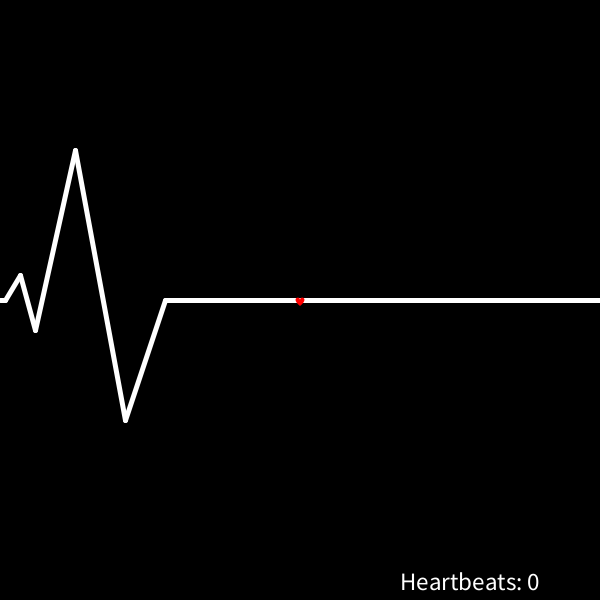
Frame 1 (no input)
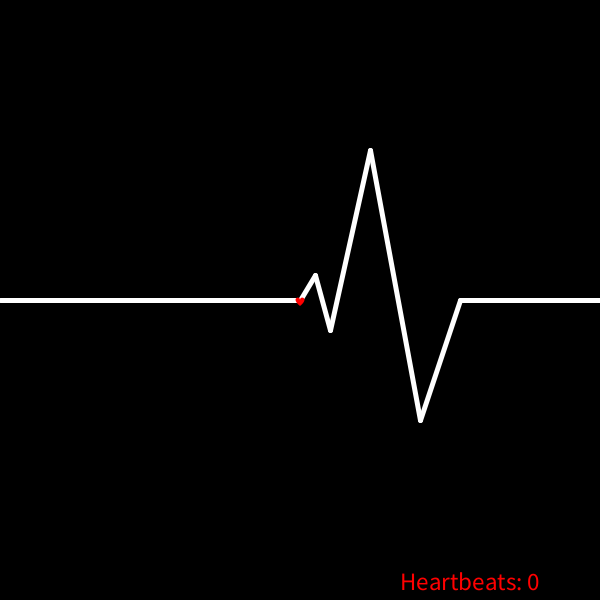
Frame 60 (the mouse pressed at the canvas centre just before this capture)
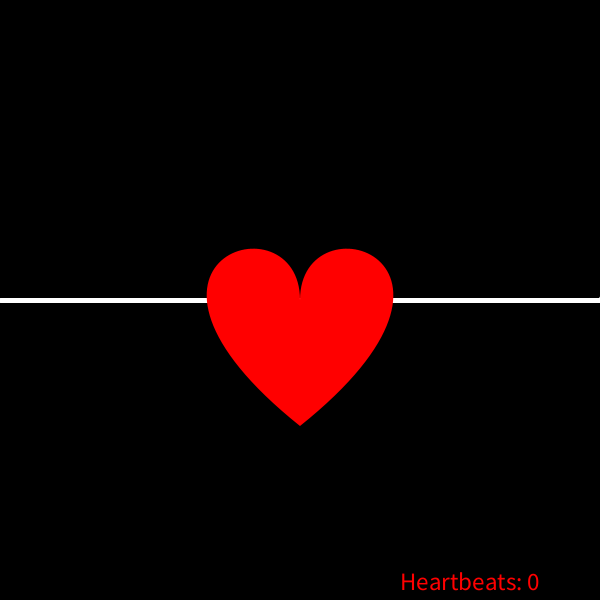
Frame 120 (the mouse held since frame 60 and released just before this capture)

The Processing sketch that drew these frames (run headless with seeded random() and noise(); from frame 60 on, the mouse is pressed at the canvas centre):

// Processing sketch: processing_114757
// ── processing_114757.pde

//global variables
boolean grow=true;//to determine wheter heart is now growing or getting smaller
boolean auto=false;//to determine whether heart should beat gradually by mouse input or automatically
boolean turn=true;// to determine whether heart is now straight or upside down.

int move=0;//to move the diagram across the screen
int beats=0;//heartbeat count

Heart mainHeart;

void setup()
{
  size(600,600);
  background(0);
  smooth();
  mainHeart = new Heart(color(255, 0, 0), 300, 300, 1);
}

 
void drawDiagram()
{
  stroke(255);
  strokeWeight(5);
  noFill();
  
  int level=height/2;
 
  line(move, level, 15+move, level-25);
  line(15+move, level-25, 30+move, level+30);
  line(30+move, level+30, 70+move ,level-150);
  line(70+move ,level-150, 120+move, level+120);
  line(120+move, level+120, 160+move, level);
  
  line(0, level, move, level);
  line(160+move, level, width, level);
} 

void moveDiagram()
{  
  
   if(move==width+160){
    move=-160;
  }
  else{
    move+=5;   //you can define speed
    background(0);
  }
  
}
 
void draw()
{
    moveDiagram();
    drawDiagram();
    
  //display heartbeat count 
    textSize(25);
    text("Heartbeats: "+beats, 400, 590);  
    
    //control the heartbeat by clicking
    if (mousePressed || auto){      
      if(grow==true){
        mainHeart.mult++;
      }
      if(grow==false){
        mainHeart.mult--;
      }
      if(mainHeart.mult>40){
        grow = false;
      }
      if(mainHeart.mult<1){
        grow = true;
        beats++;// this is to count heartbeats
      }
    }
   
  
 //change heart's color after every heartbeat 
   if(mainHeart.mult % 100 == 0 ){
        mainHeart.paint = color(255, random(150), random(150)); 
        //This narrows color choice to red
    }

//drawing the heart considering whether it's straight or upside down
    if (turn){
      mainHeart.drawHeart();
    }
    else{
      translate(width, height);
      rotate(PI);
      mainHeart.drawHeart();
    }
    
}

//controlling keboard input
void keyPressed() {
  
    if (key == CODED) {
      if ((keyCode == UP && turn) || (keyCode == DOWN && !turn)) {
        mainHeart.y-=25;
      } 
      else if ((keyCode == DOWN && turn) || (keyCode == UP && !turn)) {
        mainHeart.y+=25;
      }
       else if ((keyCode == RIGHT && turn) || (keyCode == LEFT && !turn)){
          mainHeart.x+=25;
       }
      else if ((keyCode == LEFT && turn) || (keyCode == RIGHT && !turn)){
          mainHeart.x-=25;
      } 
    } 
    
    if(key == ENTER){
      if(auto){
        auto=false;
      }
      else{
        auto=true;
      }
    }
    
    if(key == 'T' || key == 't'){
      if(turn){
        turn=false;
      }
      else{
        turn=true;
      }
    }
}

//A class defining our heart.
class Heart{
  
    color paint; //heart's color
    //heart's coordinates:
    int x;
    int y;
    int mult; //changing heart's size
    
    Heart(color paintTmp, int xTmp, int yTmp, int multTmp)
    {
     paint = paintTmp;
     x = xTmp;
     y = yTmp;
     mult = multTmp;
    }
  
  //drawing a heart's shape including an option to make it bigger 
    void drawHeart()
    {
      int anchor1=5;
      int anchor2=10;
      int anchor3=2;
      int anchor4=6;
      
      noStroke();
      fill(paint);
      beginShape();
      vertex(x, y);
      bezierVertex(x, y-(mult*anchor1), x+(mult*anchor2), y-(mult*anchor3), x, y+(mult*anchor4));
      vertex(x, y);
      bezierVertex(x, y-(mult*anchor1), x-(mult*anchor2), y-(mult*anchor3), x, y+(mult*anchor4));
      endShape();
    }
}
